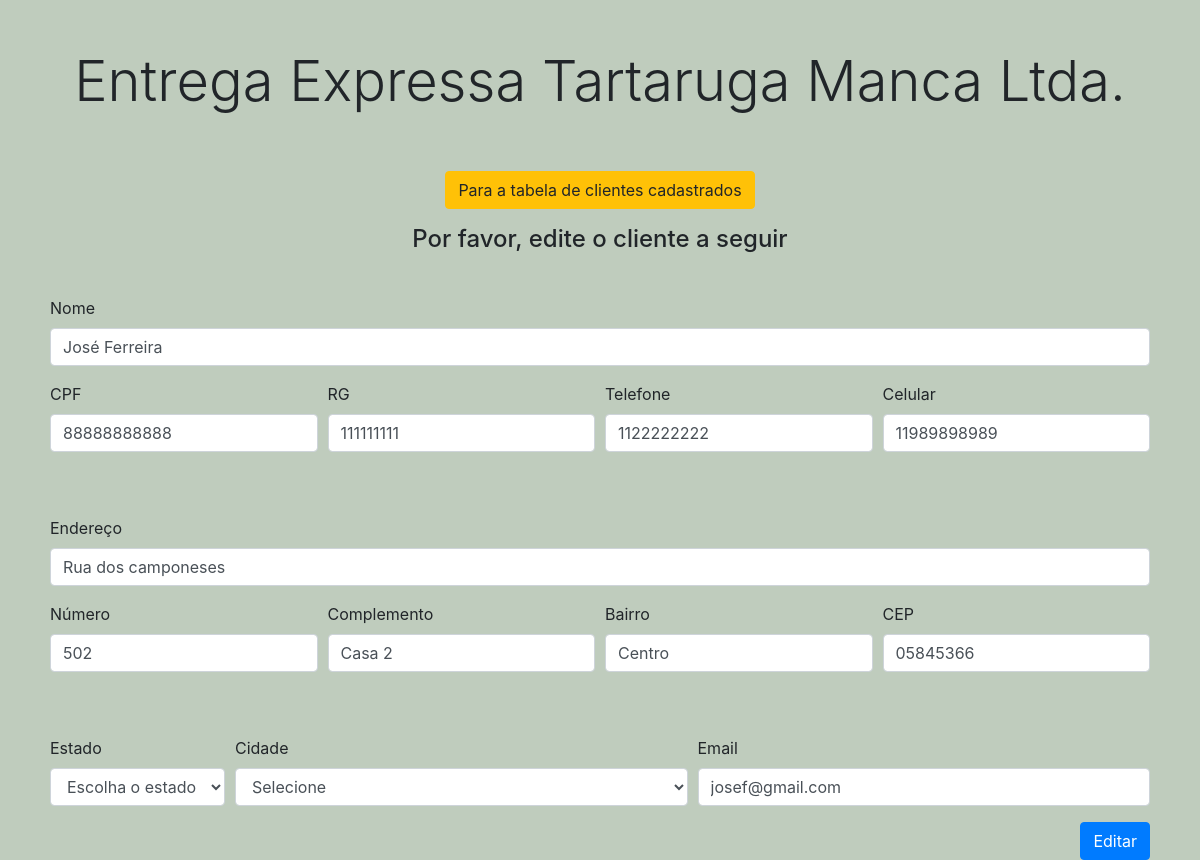
/Controller/entradaEdit.php?id=3, run on the app's committed database.
### tables this page shows
CREATE TABLE `cliente` (
  `id` int(11) NOT NULL,
  `nome` varchar(100) NOT NULL,
  `cpf` double NOT NULL,
  `rg` double NOT NULL,
  `tel` double NOT NULL,
  `celular` double NOT NULL,
  `email` varchar(25) NOT NULL,
  `cidade` varchar(50) NOT NULL,
  `estado` varchar(2) NOT NULL,
  `logra` varchar(50) NOT NULL,
  `numero` int(5) NOT NULL,
  `comple` varchar(15) NOT NULL,
  `bairro` varchar(50) NOT NULL,
  `cep` varchar(8) NOT NULL
);

### Controller/entradaEdit2.php (called while the page is built, shortened)
<?php
require_once "../View/formularioEdit.php";

### Controller/entradaEdit.php (called while the page is built, shortened)
<?php
require_once "entradaEdit2.php";

### View/formularioEdit.php (the view, shortened to what this page needs)
<?php
    require_once '../Model/logos.php';
    $id=$_GET['id'];
    $cliente="SELECT * FROM cliente WHERE Id=$id";
    $cliente2=mysqli_query($conexao,$cliente);
    $cliente3 = mysqli_fetch_assoc($cliente2);
  ?>
<!DOCTYPE html>
<html lang="pt-br">
  <head>
    <link rel="stylesheet" href="https://stackpath.bootstrapcdn.com/bootstrap/4.1.3/css/bootstrap.min.css">
    <link rel="stylesheet" href="../assets/css/edicao.css">
  </head>
  <body>
     <div class="text-center">
        <a class="btn btn-warning" href="../View/clientes.php" role="button">Para a tabela de clientes cadastrados</a>
     </div>
     <div class="pricing-header px-3 py-3 pt-md-3 pb-md-4 mx-auto text-center">
        <h4 class="display-6">Por favor, edite o cliente a seguir</h4>
     </div>
<form method="POST">
  <div class="form-group">
    <label>Nome</label>
    <input type="text" class="form-control" required name="nome" value="<?php echo $cliente3['nome']; ?>">
  </div>
  <div class="form-row">
    <div class="form-group col-md-3">
      <label>CPF</label>
      <input type="text" class="form-control" id="cpf" maxlength="11" required name="cpf" value="<?php echo $cliente3['cpf']; ?>">
      <?php if(isset($erros_validacao['cpf'])):?>
                    <span class="erro" >
        <?php echo $erros_validacao['cpf'];?>
                    </span>
        <?php endif;?><br><br>
    </div>
    <div class="form-group col-md-3">
      <label>RG</label>
      <input type="text" class="form-control" id="rg" required maxlength="9" name="rg" value="<?php echo $cliente3['rg']; ?>">
      <?php if(isset($erros_validacao['rg'])):?>
                    <span class="erro" >
        <?php echo $erros_validacao['rg'];?>
                    </span>
        <?php endif;?><br><br>
    </div>
    <div class="form-group col-md-3">
      <label>Telefone</label>
      <input type="text" class="form-control" id="telefone" name="telefone" maxlength="10" value="<?php echo $cliente3['tel']; ?>">
      <?php if(isset($erros_validacao['telefone'])):?>
                    <span class="erro" >
        <?php echo $erros_validacao['telefone'];?>
                    </span>
        <?php endif;?><br><br>
    </div>
    <div class="form-group col-md-3">
      <label>Celular</label>
      <input type="text" class="form-control" id="celular" required name="celular" maxlength="11" value="<?php echo $cliente3['celular']; ?>">
            <?php if(isset($erros_validacao['celular'])):?>
                    <span class="erro" >
            <?php echo $erros_validacao['celular'];?>
                    </span>
            <?php endif;?><br><br>
    </div>
  </div>
  <div class="form-group">
    <label>Endereço </label>
    <input type="text" class="form-control" id="logradouro" required name="logradouro" value="<?php echo $cliente3['logra']; ?>">
  </div>
  <div class="form-row">
    <div class="form-group col-md-3">
      <label>Número</label>
      <input type="text" class="form-control" id="numero" required name="numero" value="<?php echo $cliente3['numero']; ?>">
      <?php if(isset($erros_validacao['numero'])):?>
                    <span class="erro" >
            <?php echo $erros_validacao['numero'];?>
                    </span>
            <?php endif;?><br><br>
    </div>
    <div class="form-group col-md-3">
      <label>Complemento</label>
      <input type="text" class="form-control" id="complemento" name="complemento" value="<?php echo $cliente3['comple']; ?>">
    </div>
    <div class="form-group col-md-3">
      <label>Bairro</label>
      <input type="text" class="form-control" id="bairro" name="bairro" value="<?php echo $cliente3['bairro']; ?>">
    </div>
    <div class="form-group col-md-3">
      <label>CEP</label>
      <input type="text" class="form-control" id="cep" required maxlength="8" name="cep" value="<?php echo $cliente3['cep']; ?>">
      <?php if(isset($erros_validacao['cep'])):?>
                    <span class="erro" >
            <?php echo $erros_validacao['cep'];?>
                    </span>
            <?php endif;?><br><br>
    </div>
  </div>
  <div class="form-row">
    <div class="form-group col-md-2">
        <label>Estado</label>
        <select name="id_categoria" id="id_categoria" class="form-control" required>
        <option value="">Escolha o estado</option>
        </select>
    </div>
    <div class="form-group col-md-5">
      <label>Cidade</label>
      <select name="id_sub_categoria" id="id_sub_categoria" class="form-control" required name="cidade">
        <option value="">Selecione</option>
      </select>
    </div>
    <div class="form-group col-md-5">
      <label>Email</label>
      <input type="email" class="form-control" id="email" required name="email" value="<?php echo $cliente3['email']; ?>">
    </div>
  </div>
  <button class="btn btn-primary" type="submit" style="float: right;">Editar</button>
</form>
  </body>
</html>

### assets/css/edicao.css (style rules this page uses)
body { background-color: #bfccbd; }
form { margin: 10px 50px 20px; }

### data on the page
cliente: nome "José Ferreira", cpf "88888888888", rg "111111111", telefone "1122222222", celular "11989898989", logradouro "Rua dos camponeses", numero "502", complemento "Casa 2", bairro "Centro", cep "05845366", email "josef@gmail.com"
